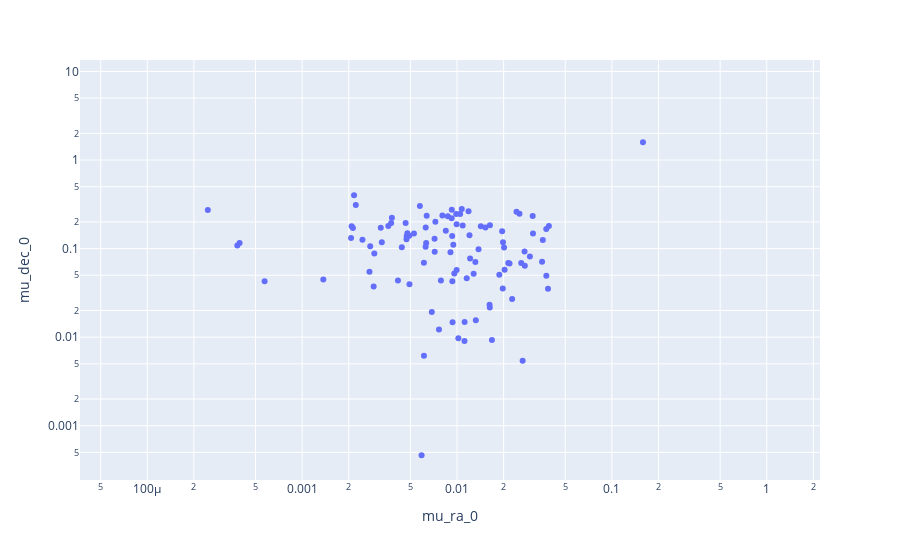

The code cell stored with this chart in its notebook:
### Code cell
fig = px.scatter(fp, x='mu_ra_0', y='mu_dec_0', log_x=True, log_y=True)
fig.show()

### Figure 1 — Plotly figure (JSON) as saved in the notebook; plotly's stock layout.template omitted (floating-point values rounded to 4 significant figures; data arrays with more than 128 entries replaced by an {"elided": "..."} marker saying what was removed)
{"data": [{"hovertemplate": "mu_ra_0=%{x}<br>mu_dec_0=%{y}<extra></extra>", "legendgroup": "", "marker": {"color": "#636efa", "symbol": "circle"}, "mode": "markers", "name": "", "orientation": "v", "showlegend": false, "type": "scatter", "x": {"elided": "685 float values"}, "xaxis": "x", "y": {"elided": "685 float values"}, "yaxis": "y"}], "layout": {"legend": {"tracegroupgap": 0}, "margin": {"t": 60}, "xaxis": {"anchor": "y", "domain": [0, 1], "title": {"text": "mu_ra_0"}, "type": "log"}, "yaxis": {"anchor": "x", "domain": [0, 1], "title": {"text": "mu_dec_0"}, "type": "log"}}}
